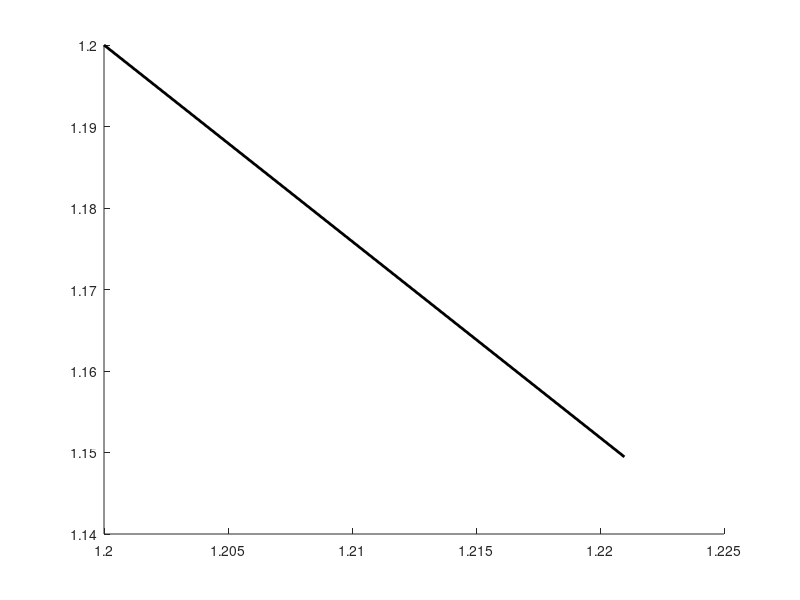

Reproduce this figure in MATLAB. (Note: this script raises an error after producing the figure.)
%clear
x_k = [1.2;1.2];
rose_ = @(z) 100*(z(2) - z(1)^2)^2 + (1-z(1))^2;
rose_grad = @(z) [-400*(z(2)-z(1)^2)*z(1)-2*(1-z(1)); 200*(z(2)-z(1)^2)];
rose_hess = @(x) [1200*x(1)^2 - 400*x(2) + 2, -400*x(1); -400*x(1), 200];

hold on
%  x_plot = [-1.5:0.01:2]';
%  y_plot = [-1.5:0.01:2]';
%  value = rose(x_plot,y_plot);
%  axis equal;
  % plot the matrix as a contour
%  contour(x_plot,y_plot, value,100);
%  hold on

% Parameters
tol = 1e-6;
rhoLimit = [0.25 0.75];
deltaHat = 0.75;
eta = 0.25; % [0, 0.25)
% Initial values
delta = rand(1)*deltaHat;

IT = 0;
g = rose_grad(x_k);
while (norm(g) >tol & IT < 100)
     IT = IT +1;
     
     g = rose_grad(x_k);
     B = rose_hess(x_k);
     
     pB = - B^-1 * g; %B\g; %4.14
     pU = - (g'*g)/(g'*B*g) * g; %4.15

     if (norm(pB)<delta)
         p_k = pB
     elseif (norm(pU)>delta)
         p_k = delta* pU / norm(pU);
%      if (norm(pU)>delta)
%          tau = delta/norm(pU);
%      elseif (norm(pB)<delta)
%          tau = 2;
     else
         alpha = roots([norm(pB-pU)^2 sum(pB.*pU*2,1) norm(pU)^2-delta^2]);
         tau = alpha(alpha>=0)+1;
     
         if (tau>=0 && tau <=1) %4.16
             p_k = tau*pU;
         elseif (tau>1 && tau <=2)
             p_k = pU + (tau-1)*(pB - pU);
         end
     end
     
     m_k = @(p) (rose_(x_k)+g'*p+p'*B*p/2); %4.3
     
     xTemp = x_k+p_k;

     rho = (rose_(x_k) - rose_(xTemp))/(m_k([0 0]') - m_k(p_k)); %4.4
     if (rho < rhoLimit(1))
         delta = delta/4;
     elseif (rho>rhoLimit(2) && norm(p_k)==delta)
         delta = min(delta*2,deltaHat);
     end
     
     if (rho > eta)
         line([x_k(2) xTemp(2)],[x_k(1) xTemp(1)],'Color','k','LineWidth',2);
         plot(xTemp(2),xTemp(1),'kX')
         x_k = xTemp;
     end
    
end
hold off


